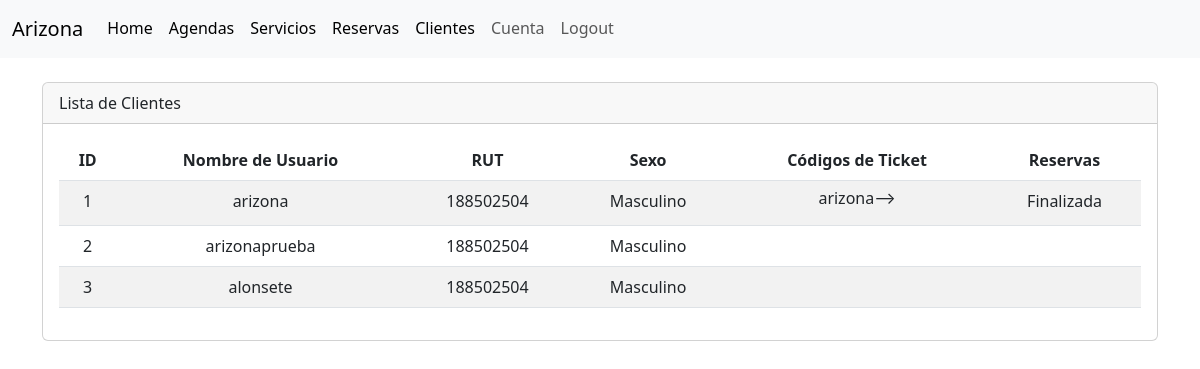
/cliente/list/ (signed in), run on the app's committed database.
### cliente/models.py (models this page shows, shortened)
class Cliente(models.Model):
    SEXO = [
        ('F', 'Femenino'),
        ('M', 'Masculino'),
    ]
    user = models.OneToOneField(
        'accounts.User',
        verbose_name='Usuario',
        on_delete=models.CASCADE
    )
    rut = models.CharField(max_length=10)
    sexo = models.CharField(max_length=10, choices=SEXO)

class Ticket(models.Model):
    cliente = models.ForeignKey(Cliente, on_delete=models.CASCADE)
    codigo = models.CharField(max_length=10)
    fecha_envio = models.DateTimeField(auto_now_add=True)
    reserva = models.ForeignKey(Reserva, on_delete=models.CASCADE)

class Reserva(models.Model):
    cliente = models.ForeignKey(Cliente, on_delete=models.CASCADE)
    agenda = models.ForeignKey(Agenda, on_delete=models.CASCADE)
    dia = models.DateField()
    ESTADO_CHOICES = [
        ('disponible', 'Disponible'),
        ('pendiente', 'Pendiente'),
        ('finalizada', 'Finalizada'),
    ]
    estado = models.CharField(max_length=20, choices=ESTADO_CHOICES, default='disponible')
    class Meta:
        unique_together = ('agenda', 'cliente', 'dia')

### accounts/models.py (models this page shows, shortened)
class User(AbstractBaseUser, PermissionsMixin):
    id = models.AutoField(primary_key=True, unique=True)
    username = models.CharField(
        'Usuario', max_length=30, unique=True, validators=[
            validators.RegexValidator(
                re.compile('^[\w.@+-]+$'),
                'ingrese un nombre de usuario valido '
                'Este valor debe contener solo letras, números '
                'excepto: @/./+/-/_.',
                'invalid'
            )
        ],
        help_text='Un nombre corto que sera usado'+
                  ' para identificarlo de forma unica en la plataforma.'
    )
    name = models.CharField('Nombre', max_length=20)
    apellidos = models.CharField('Apellidos', max_length=30)
    email = models.EmailField('Email', unique=True)
    is_staff = models.BooleanField('Admin', default=False)
    is_active = models.BooleanField('Ativo', default=True)
    date_joined = models.DateTimeField('Data de Entrada', auto_now_add=True)
    roles = models.ForeignKey(Rol, on_delete=models.CASCADE, blank=True, null=True)
    USERNAME_FIELD = 'username'
    REQUIRED_FIELDS = ['email']
    objects = CustomUserManager()
    class Meta:
        verbose_name = 'Usuario'
        verbose_name_plural = 'Usuarios'

### cliente/views.py (the view)
# urls.py: path('list/', views.cliente_list, name='cliente_list'),
def cliente_list(request):
    clientes = Cliente.objects.all()
    context = {'clientes': clientes}
    return render(request, 'cliente/listar.html', context)

### servicio/models.py (called while the page is built)
    def __str__(self):
        return self.nombre

    def __str__(self):
        return f'Cancha {self.numeracion}'

    def __str__(self):
        return f'{self.hora_inicio.strftime("%I:%M %p")} - {self.hora_fin.strftime("%I:%M %p")}'

### cliente/templates/cliente/listar.html (shortened to what this page needs)
{% extends "layout.html" %}
{% load static %}
{% load humanize %}
{% block container %}
<div class="container">
  <br>
  <div class="card">
    <div class="card-header">
      Lista de Clientes
    </div>
    <div class="card-body">
      <div class="table-responsive text-center">
        <table class="table table-striped table-hover">
          <thead>
            <tr>
              <th>ID</th>
              <th>Nombre de Usuario </th>
              <th>RUT</th>
              <th>Sexo</th>
              <th>Códigos de Ticket</th>
              <th>Reservas</th>
            </tr>
          </thead>
          <tbody>
            {% for cliente in clientes %}
            <tr>
              <td>{{ cliente.id }}</td>
              <td>{{ cliente.user.username }}</td>
              <td>{{ cliente.rut }}</td>
              <td>{{ cliente.get_sexo_display }}</td>
              <td>
                {% for ticket in cliente.ticket_set.all %}
                <a class="btn ticket-modal-button" data-target="#ticketModal{{ ticket.codigo }}" data-toggle="modal"
                  style="margin-top: -10px;">{{ ticket.codigo }}&#10230;</a><br>
                {% endfor %}
              </td>
              <td>
                {% for reserva in cliente.reserva_set.all %}
                {{ reserva.get_estado_display }}<br>
                {% endfor %}
              </td>
            </tr>
            {% endfor %}
          </tbody>
        </table>
      </div>
    </div>
  </div>
</div>
{% endblock %}

### data on the page
Cliente: id "1", user.username "arizona", rut "188502504", sexo "Masculino"
Ticket: codigo "arizona"
Reserva: estado "Finalizada"
Cliente: id "2", user.username "arizonaprueba", rut "188502504", sexo "Masculino"
Cliente: id "3", user.username "alonsete", rut "188502504", sexo "Masculino"
